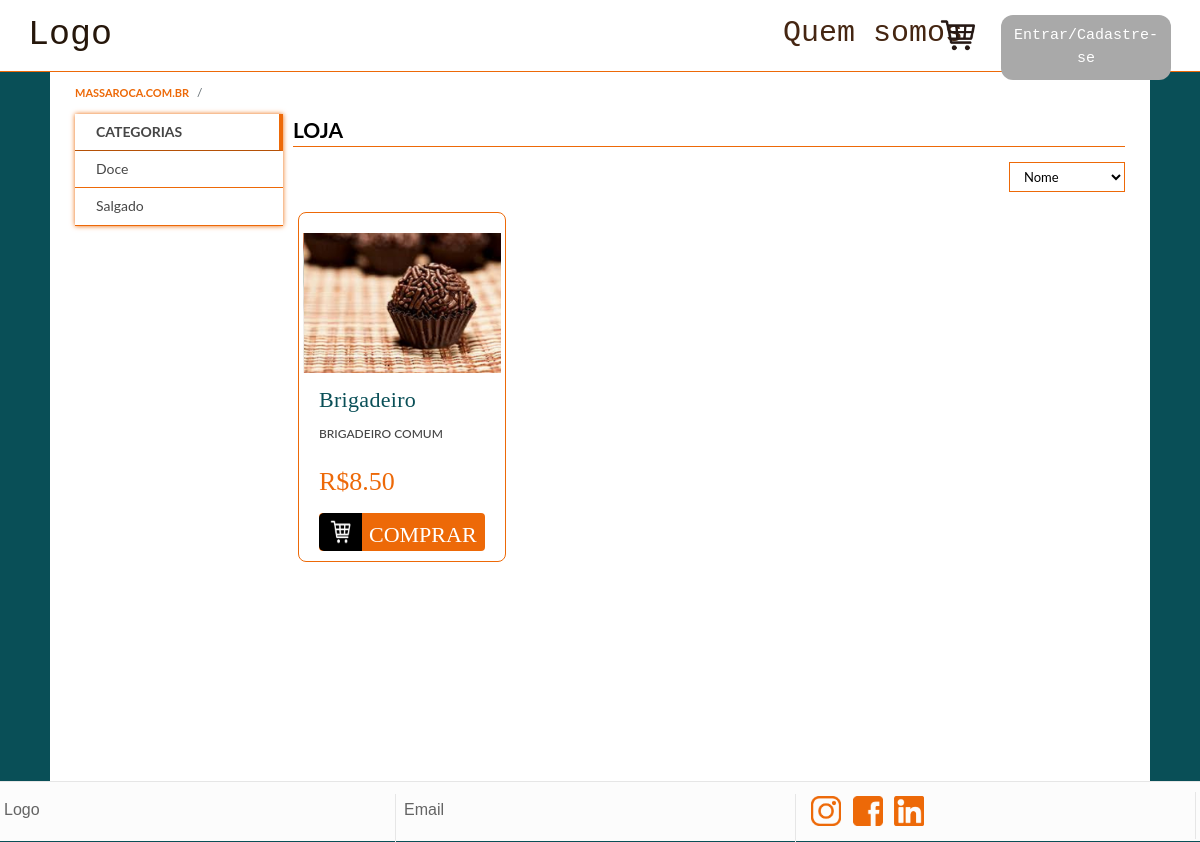
Page /loja/ on the earlier database version.
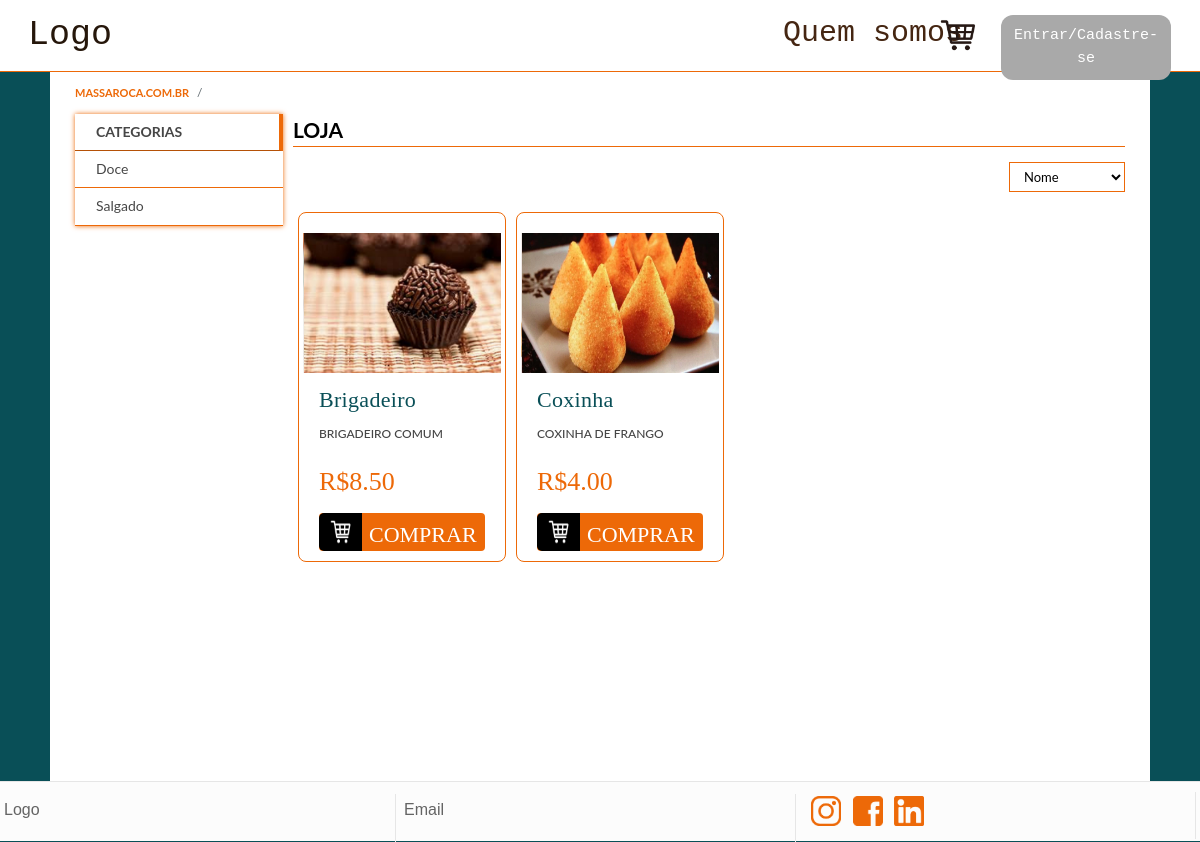
Same page on the later database version.
### loja/models.py (models this page shows, shortened)
class Produtos(models.Model):
    disponivel_escolha = [
    ('Sim','Sim'),
    ('Não','Não'),
    ]
    Nome = models.CharField(max_length=128)
    Categoriateste = models.ForeignKey(Categorias ,on_delete=models.CASCADE, default=0)
    Descrição = models.CharField(max_length=1024)
    Fotos = models.ImageField(upload_to='loja/static/produtos/fotos/')
    Fotos_2 = models.ImageField(upload_to='loja/static/produtos/fotos/')
    Preço = models.DecimalField(max_digits=10, decimal_places=2)
    Disponivel = models.CharField(max_length=8,choices=disponivel_escolha, default='Sim')

class Categorias(models.Model):
    Nome = models.CharField(max_length=30)
    def __str__(self):
        return self.Nome

### loja/views.py (the view)
# urls.py: path("loja/", views.loja_principal, name="loja"),
def loja_principal(request, ordem="Nome"):
    try:
        print(ordem)
        produtos = Produtos.objects.order_by(ordem)
        categorias = Categorias.objects.all()
    except KeyError:
        return render(request, "loja/erro.html")
    context = {
        "produtos": produtos,
        "categorias": categorias,
        "log": request.user.is_authenticated,
        "username": request.user
    }
    return render(request, "loja/loja.html", context)

### loja/templates/loja/loja.html (shortened to what this page needs)
{% extends "loja/layout.html" %}
{% load static %}
{% block body %}
    <div class="pre blocos" style="min-height:0;">
        <ul class="local">
            <li><a class="local_item" href="{% url 'index' %}"><strong>massaroca.com.br</strong></a></li>
        </ul>
    </div>
    <div class="blocos">
        <div class="principal">
            <div class="ferramentas">
                <div class="titulo">
                    {% if cat == None %}
                    Loja
                    {% else %}
                    {{ cat }}
                    {% endif %}
                </div>
                <div class="ordenar">
                    <select id="ordem" onchange="location = this.value;" class="escolher-ordem" data-role="sorter">
                        <option value="{% url 'loja_ordem' 'Nome' %}">Nome</option>
                    </select>
                </div>
            </div>
                <div class="conteudo">
                    <div class="produtos">
                        {% for produto in produtos %}
                        <li>
                            <div class="prod">
                                {% if cat == None %}
                                <img src="../{{produto.Fotos.url|slice:'5:'}}" alt="produto" class="produto_foto_top"/>
                                {% else %}
                                <img src="../../{{produto.Fotos.url|slice:'5:'}}" alt="produto" class="produto_foto_top"/>
                                <img src="../../{{produto.Fotos_2.url|slice:'5:'}}" alt="produto" class="produto_foto_bottom"/>
                                {% endif %}
                                <div class="produto_texto">
                                    <h2 class="produto_titulo"><a class="redir_item" href="{% url 'produto' produto.id %}">{{produto.Nome}}</a></h2>
                                    <h3 class="produto_desc">{{produto.Descrição}}</h3>
                                    <div class="produto_preço">R${{produto.Preço}}</div>
                                    <a href="{% url 'produto' produto.id %}" class="comprar">
                                        <span id="before">
                                            <img src="{% static '/images/shop-branco.png' %}" alt="Carrinho" class="compras">
                                        </span>
                                        <span class="botao_comprar">
                                            COMPRAR
                                        </span>
                                    </a>
                                </div>
                            </div>
                        </li>
                        {% endfor %}
                    </div>
                </div>
            </div>
        <div class="barracategoria">
                <div class="categorias">
                    <ol>
                        <li class="item" style="cursor: auto; border-right:4px solid #ED6908; border-bottom: 1px solid #b55107;"><strong>CATEGORIAS</strong></li>
                        {% for categoria in categorias %}
                        <li class="item">
                            <a class="redir" href="{% url 'categoria' categoria %}">{{ categoria }}</a>
                        </li>
                        {% endfor %}
                    </ol>
            </div>
        </div>
    </div>
{% endblock %}

### loja/templates/loja/layout.html (shortened to what this page needs)
{% load static %}
<!DOCTYPE html>
<html>
    <head>
        <link rel="stylesheet" href="https://stackpath.bootstrapcdn.com/bootstrap/4.3.1/css/bootstrap.min.css">
        <link rel="stylesheet" href="{% static 'styles.css' %}"/>
    </head>
    <body>
    <div class="pagina">
        <nav class="nav">
            <div class="logo">
                Logo
            </div>
            <div class="qs">
                Quem somos
            </div>
            <img src="{% static '/images/shop-cart.png' %}" alt="Carrinho" class="cart">
            <div class="user">
                {% if log == True %}
                <div class="dropdown">
                    <button class="btn dropdown-toggle logado" type="button" id="dropdownMenuButton" data-toggle="dropdown" aria-haspopup="true" aria-expanded="false">{{ username.first_name }} {{ username.last_name }} {{ username.email }}</button>
                        <div class="dropdown-menu" aria-labelledby="dropdownMenuButton">
                            <a class="dropdown-item" href="#">Meus pedidos</a>
                            <a class="dropdown-item" href="{% url 'perfil' %}">Meu Perfil</a>
                            <a class="dropdown-item" href="{% url 'logout1' %}">Logout <img src="{% static '/images/logout.png' %}" alt="Logout" class="logout"></a>
                        </div>
                </div>
                {% else %}
                <button id="login" class="btn botao_login">Entrar/Cadastre-se</button>
                {% endif %}
            </div>
        </nav>
        <div id="body">
        {% block body %}
        {% endblock %}
        </div>
        <div class="barinf">
            <div class="baritem">
                Logo
            </div>
            <div class="baritem">
                Email
            </div>
            <div class="baritem">
                <img src="{% static '/images/instagram.png' %}" alt="Instagram" class="redebar">
                <img src="{% static '/images/facebook.png' %}" alt="Facebook" class="redebar">
                <img src="{% static '/images/linkedin.png' %}" alt="LinkedIn" class="redebar">
            </div>
        </div>
    </div>
    </body>
</html>

Differences in the rows shown:
added Produtos: Fotos (picture), Nome "Coxinha", Descrição "COXINHA DE FRANGO", Preço "4.00"
